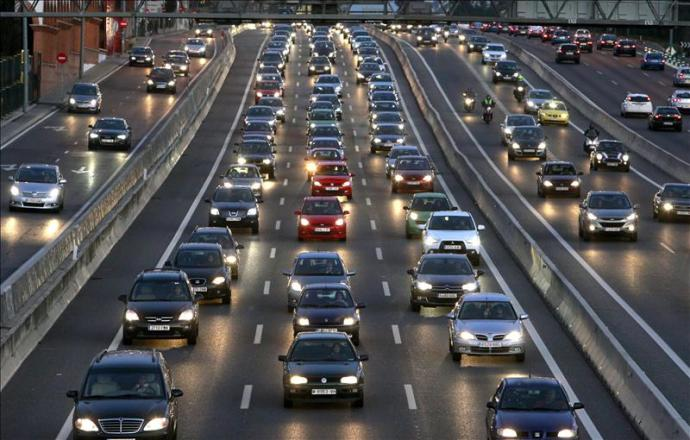
#> input picture data/images/road2.jpg, 690 x 440 px
$ python Tesis.py
#> lines starting #> are read from the running program, lines starting #| are printed output that depends on the picture; after the words box and inside, x2 and y2 are one past the last pixel; in counts of white or black regions, pixels touching at a corner belong together
### predict_road.py
# importing some useful packages
import matplotlib.pyplot as plt
import matplotlib.image as mpimg
import numpy as np
import cv2

def predict_road(path:str):

    # Get all images
#> called with path = './data/images/road2.jpg'
    im = mpimg.imread(path)
#> im is the input picture: shape (440, 690, 3); mean R, G, B 80.9, 79.9, 81.9

    # ----------------GET IMAGE-----------------
    imshape = im.shape
    # [8 lines of commented-out code are left out]
    grayIm = cv2.cvtColor(im, cv2.COLOR_BGR2GRAY)
    # plt.figure(2)
    # plt.imshow(grayIm,cmap='gray')
    # plt.title('Greyscaled image')


    # ------------GAUSSIAN SMOOTHING-----------------
    # Use low pass filter to remove noise. Will remove high freq stuff like noise and edges
    # kernel_size specifies width/height of kernel, should be positive and odd
    # Also specify stand dev in X and Y direction, give zero to calculate from kernel size
    # Can also use average, median, and bilarteral blurring techniques
    kernel_size = 9
    # bigger kernel = more smoothing
    smoothedIm = cv2.GaussianBlur(grayIm, (kernel_size, kernel_size), 0)
    # plt.figure(3)
    # plt.imshow(smoothedIm,cmap='gray')
    # plt.title('Smoothed image')


    # -------------EDGE DETECTION---------------------
    # finds gradient in x,y direction, gradient direction is perpendicular to edges
    # checks pixels in gradient directions to see if they are local maximums, meaning on an edge
    # hysteresis thresholding has min and max value, edges with gradient intensity big enough are edges
    # edges that lie in bewteen are check to see if they connect to edges with intensity greater than max value, then it is considered edge
    # also assumes edges are long lines (not small pixels regions)
    minVal = 60
    maxVal = 150
    edgesIm = cv2.Canny(smoothedIm, minVal, maxVal)
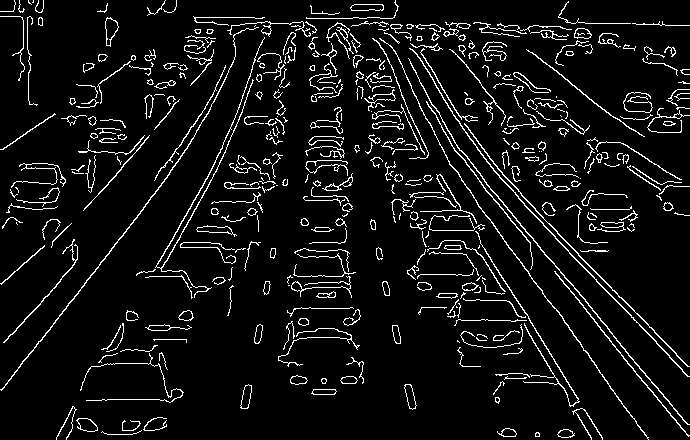
#> edgesIm: shape (440, 690); 7.1% white in thin lines or dots
    # [14 lines of commented-out code are left out]
    vertices = np.array(
        [
            [
                (0, imshape[0]),
                (imshape[1] * 1 / 6, imshape[0] / 4),
                (imshape[1] * 5 / 6, imshape[0] / 4),
                (imshape[1], imshape[0]),
            ]
        ],
        dtype=np.int32,
    )

    # defining a blank mask to start with, 0s with same shape of edgesIm
    mask = np.zeros_like(edgesIm)

    # fill pixels inside the polygon defined by vertices"with the fill color
    color = 255
    cv2.fillPoly(mask, vertices, color)
#> mask: shape (440, 690); 62.6% white; 1 black region, box (x1, y1, x2, y2) and area: (0, 0, 690, 438) 113571

    # show mask
    # plt.figure(5)
    # plt.imshow(mask,cmap='gray')
    # plt.title('Mask')


    # ----------------------APPLY MASK TO IMAGE-------------------------------
    # create image only where mask and edge Detection image are the same
    maskedIm = cv2.bitwise_and(edgesIm, mask)
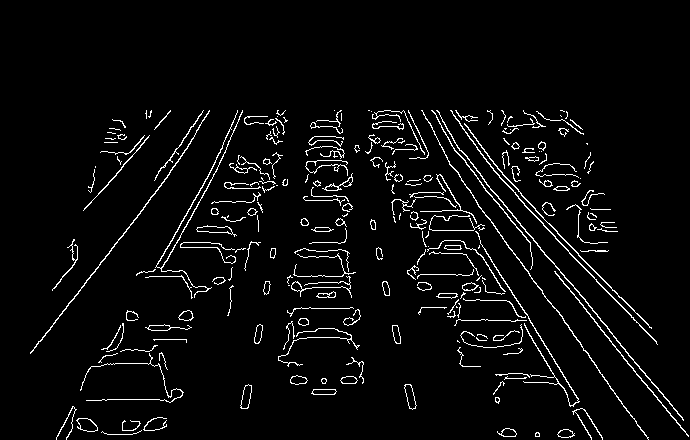
#> maskedIm: shape (440, 690); 4.2% white in thin lines or dots, all inside (x1, y1, x2, y2) = (30, 110, 689, 440)

    # Plot output of mask
    # plt.figure(6)
    # plt.imshow(maskedIm,cmap='gray')
    # plt.title('Masked Image')

    # Plot masked edges image
    maskedIm3Channel = cv2.cvtColor(maskedIm, cv2.COLOR_GRAY2BGR)


    # -----------------------HOUGH LINES------------------------------------
    rho = 2  # distance resolution in pixels of the Hough grid
    theta = np.pi / 180  # angular resolution in radians of the Hough grid
    threshold = 45  # minimum number of votes (intersections in Hough grid cell)
    min_line_len = 40  # minimum number of pixels making up a line
    max_line_gap = 100  # maximum gap in pixels between connectable line segments
    linesAll = cv2.HoughLinesP(
        maskedIm,
        rho,
        theta,
        threshold,
        np.array([]),
        minLineLength=min_line_len,
        maxLineGap=max_line_gap,
    )
#> linesAll = 158 rows, first 6: [447, 137, 683, 419], [449, 141, 688, 436], [56, 438, 237, 123], [395, 111, 591, 438], [432, 110, 656, 342], [449, 164, 648, 439]

    # Rango de pendiente deseado
    min_slope = 1.5  # Pendiente mínima
    max_slope = 10.0  # Pendiente máxima

    lines = []

    if linesAll is not None:
        for line in linesAll:
            x1, y1, x2, y2 = line[0]

            # Evitar división por cero
            if x2 - x1 == 0:
                continue  # Ignorar líneas verticales

            slope = (y2 - y1) / (x2 - x1)

            # Filtrar según el rango de pendientes
            if min_slope <= abs(slope) <= max_slope:
                lines.append(line)
#> this loop made 158 passes
#> (x1, y1, x2, y2, slope) on passes 1 to 3: (447, 137, 683, 419, 1.19), (449, 141, 688, 436, 1.23), (56, 438, 237, 123, -1.74)
#> after the loop, lines = [[[56, 438, 237, 123]], [[395, 111, 591, 438]], [[403, 110, 583, 409]], [[77, 421, 246, 117]], [[66, 439, 231, 129]], [[417, 130, 602, 439]], [[380, 111, 574, 433]], [[371, 144, 561, 437]], [[375, 157, 536, 436]], [[122, 236, 201, 114]], [[144, 429, 276, 118]]]

    # Check if we got more than 1 line
    if lines is not None and len(lines) > 2:
        # Draw all lines onto image
        allLines = np.zeros_like(maskedIm)
        for i in range(len(lines)):
            for x1, y1, x2, y2 in lines[i]:
                cv2.line(allLines, (x1, y1), (x2, y2), (255, 255, 0), 2)  # plot line
#> this loop made 11 passes
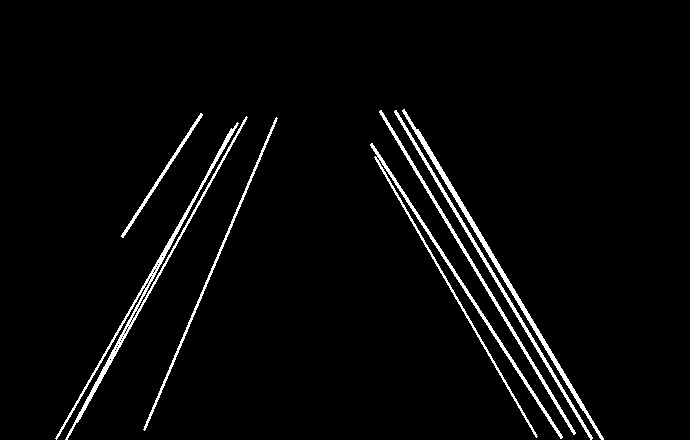
#> allLines: shape (440, 690); 3.3% white; 7 white regions, largest, box (x1, y1, x2, y2) and area: (55, 116, 248, 440) 2350, (370, 143, 563, 439) 1940, (402, 109, 604, 440) 1713

        # Plot all lines found
        # plt.figure(7)
        # plt.imshow(allLines,cmap='gray')
        # plt.title('All Hough Lines Found')

        # -----------------------Separate Lines Intro Positive/Negative Slope--------------------------
        # Separate line segments by their slope to decide left line vs. the right line
        slopePositiveLines = []  # x1 y1 x2 y2 slope
        slopeNegativeLines = []
        yValues = []

        # Loop through all lines
        addedPos = False
        addedNeg = False
        for currentLine in lines:
            # Get points of current Line
            for x1, y1, x2, y2 in currentLine:
                lineLength = ((x2 - x1) ** 2 + (y2 - y1) ** 2) ** 0.5  # get line length
                if lineLength > 30:  # if line is long enough
                    if x2 != x1:  # dont divide by zero
                        slope = (y2 - y1) / (x2 - x1)  # get slope line
                        if slope > 0:
                            # Check angle of line w/ xaxis. dont want vertical/horizontal lines
                            tanTheta = np.tan(
                                (abs(y2 - y1)) / (abs(x2 - x1))
                            )  # tan(theta) value
                            ang = np.arctan(tanTheta) * 180 / np.pi
                            if abs(ang) < 85 and abs(ang) > 20:
                                slopeNegativeLines.append(
                                    [x1, y1, x2, y2, -slope]
                                )  # add positive slope line
                                yValues.append(y1)
                                yValues.append(y2)
                                addedPos = True  # note that we added a positive slope line
                        if slope < 0:
                            # Check angle of line w/ xaxis. dont want vertical/horizontal lines
                            tanTheta = np.tan(
                                (abs(y2 - y1)) / (abs(x2 - x1))
                            )  # tan(theta) value
                            ang = np.arctan(tanTheta) * 180 / np.pi
                            if abs(ang) < 85 and abs(ang) > 20:
                                slopePositiveLines.append(
                                    [x1, y1, x2, y2, -slope]
                                )  # add negative slope line
                                yValues.append(y1)
                                yValues.append(y2)
                                addedNeg = True  # note that we added a negative slope line
#> this loop made 11 passes
#> after the loop, slopeNegativeLines = [[395, 111, 591, 438, -1.67], [403, 110, 583, 409, -1.66], [417, 130, 602, 439, -1.67], [380, 111, 574, 433, -1.66], [375, 157, 536, 436, -1.73]]; slopePositiveLines = [[56, 438, 237, 123, 1.74], [77, 421, 246, 117, 1.8], [66, 439, 231, 129, 1.88], [144, 429, 276, 118, 2.36]]; yValues = [438, 123, 111, 438, 110, 409, 421, 117, 439, 129, 130, 439, 111, 433, 157, 436, 429, 118]

        # If we didn't get any positive lines, go though again and just add any positive slope lines
        if not addedPos:
            for currentLine in lines:
                for x1, y1, x2, y2 in currentLine:
                    slope = (y2 - y1) / (x2 - x1)
                    if slope > 0:
                        # Check angle of line w/ xaxis. dont want vertical/horizontal lines
                        tanTheta = np.tan(
                            (abs(y2 - y1)) / (abs(x2 - x1))
                        )  # tan(theta) value
                        ang = np.arctan(tanTheta) * 180 / np.pi
                        if abs(ang) < 80 and abs(ang) > 15:
                            slopeNegativeLines.append([x1, y1, x2, y2, -slope])
                            yValues.append(y1)
                            yValues.append(y2)

        # If we didn't get any negative lines, go through again and just add any negative slope lines
        if not addedNeg:
            for currentLine in lines:
                for x1, y1, x2, y2 in currentLine:
                    slope = (y2 - y1) / (x2 - x1)
                    if slope < 0:
                        # Check angle of line w/ xaxis. dont want vertical/horizontal lines
                        tanTheta = np.tan(
                            (abs(y2 - y1)) / (abs(x2 - x1))
                        )  # tan(theta) value
                        ang = np.arctan(tanTheta) * 180 / np.pi
                        if abs(ang) < 85 and abs(ang) > 15:
                            slopePositiveLines.append([x1, y1, x2, y2, -slope])
                            yValues.append(y1)
                            yValues.append(y2)

        # if not addedPos or not addedNeg:
        # print('Not enough lines found')

        if not addedPos:
            print("Not enough lines found POS")
        if not addedNeg:
            print("Not enough lines found NEG")

        # ------------------------Get Positive/Negative Slope Averages-----------------------------------
        # Average position of lines and extrapolate to the top and bottom of the lane.
        positiveSlopes = np.asarray(slopePositiveLines)[:, 4]
#> positiveSlopes = [1.74, 1.8, 1.88, 2.36]
        posSlopeMedian = np.median(positiveSlopes)
#> posSlopeMedian = 1.84
        posSlopeStdDev = np.std(positiveSlopes)
#> posSlopeStdDev = 0.243
        posSlopesGood = []
        for slope in positiveSlopes:
            # if abs(slope-posSlopeMedian) < .9:
            if abs(slope - posSlopeMedian) < posSlopeMedian * 0.2:
                posSlopesGood.append(slope)
#> this loop made 4 passes
#> slope on passes 1 to 4: 1.74, 1.8, 1.88, 2.36
#> after the loop, posSlopesGood = [1.74, 1.8, 1.88]
        posSlopeMean = np.mean(np.asarray(posSlopesGood))
#> posSlopeMean = 1.81

        negativeSlopes = np.asarray(slopeNegativeLines)[:, 4]
#> negativeSlopes = [-1.67, -1.66, -1.67, -1.66, -1.73]
        negSlopeMedian = np.median(negativeSlopes)
#> negSlopeMedian = -1.67
        negSlopeStdDev = np.std(negativeSlopes)
#> negSlopeStdDev = 0.0275
        negSlopesGood = []
        for slope in negativeSlopes:
            if abs(slope - negSlopeMedian) < 0.9:
                negSlopesGood.append(slope)
#> this loop made 5 passes
#> slope on passes 1 to 5: -1.67, -1.66, -1.67, -1.66, -1.73
#> after the loop, negSlopesGood = [-1.67, -1.66, -1.67, -1.66, -1.73]
        negSlopeMean = np.mean(np.asarray(negSlopesGood))
#> negSlopeMean = -1.68

        # --------------------------Get Average x Coord When y Coord Of Line = 0----------------------------
        # Positive Lines
        xInterceptPos = []
        for line in slopePositiveLines:
            x1 = line[0]
            y1 = im.shape[0] - line[1]  # y axis is flipped
            slope = line[4]
            yIntercept = y1 - slope * x1
            xIntercept = -yIntercept / slope  # find x intercept based off y = mx+b
            if xIntercept == xIntercept:  # checks for nan
                xInterceptPos.append(xIntercept)  # add x intercept
#> this loop made 4 passes
#> (line, x1, y1, slope, yIntercept, xIntercept) on passes 1 to 4: ([56, 438, 237, 123, 1.74], 56, 2, 1.74, -95.46, 54.85), ([77, 421, 246, 117, 1.8], 77, 19, 1.8, -119.5, 66.44), ([66, 439, 231, 129, 1.88], 66, 1, 1.88, -123, 65.47), ([144, 429, 276, 118, 2.36], 144, 11, 2.36, -328.3, 139.3)
#> after the loop, xInterceptPos = [54.85, 66.44, 65.47, 139.3]

        xIntPosMed = np.median(xInterceptPos)  # get median
#> xIntPosMed = 65.95
        xIntPosGood = []  # if not near median we get rid of that x point
        for line in slopePositiveLines:
            x1 = line[0]
            y1 = im.shape[0] - line[1]
            slope = line[4]
            yIntercept = y1 - slope * x1
            xIntercept = -yIntercept / slope
            if abs(xIntercept - xIntPosMed) < 0.35 * xIntPosMed:  # check if near median
                xIntPosGood.append(xIntercept)
#> after the loop, xIntPosGood = [54.85, 66.44, 65.47]

        xInterceptPosMean = np.mean(
            np.asarray(xIntPosGood)
        )  # average of good x intercepts for positive line
#> xInterceptPosMean = 62.25

        # Negative Lines
        xInterceptNeg = []
        for line in slopeNegativeLines:
            x1 = line[0]
            y1 = im.shape[0] - line[1]
            slope = line[4]
            yIntercept = y1 - slope * x1
            xIntercept = -yIntercept / slope
            if xIntercept == xIntercept:  # check for nan
                xInterceptNeg.append(xIntercept)
#> this loop made 5 passes
#> (line, x1, y1, slope, yIntercept, xIntercept) on passes 1 to 5: ([395, 111, 591, 438, -1.67], 395, 329, -1.67, 988, 592.2), ([403, 110, 583, 409, -1.66], 403, 330, -1.66, 999.4, 601.7), ([417, 130, 602, 439, -1.67], 417, 310, -1.67, 1006.5, 602.6), ([380, 111, 574, 433, -1.66], 380, 329, -1.66, 959.7, 578.2), ([375, 157, 536, 436, -1.73], 375, 283, -1.73, 932.8, 538.3)
#> after the loop, xInterceptNeg = [592.2, 601.7, 602.6, 578.2, 538.3]

        xIntNegMed = np.median(xInterceptNeg)
#> xIntNegMed = 592.2
        xIntNegGood = []
        for line in slopeNegativeLines:
            x1 = line[0]
            y1 = im.shape[0] - line[1]
            slope = line[4]
            yIntercept = y1 - slope * x1
            xIntercept = -yIntercept / slope
            if abs(xIntercept - xIntNegMed) < 0.35 * xIntNegMed:
                xIntNegGood.append(xIntercept)
#> after the loop, xIntNegGood = [592.2, 601.7, 602.6, 578.2, 538.3]

        xInterceptNegMean = np.mean(np.asarray(xIntNegGood))
#> xInterceptNegMean = 582.6

    # ----------------------PLOT LANE LINES------------------------------
    # Need end points of line to draw in. Have x1,y1 (xIntercept,im.shape[1]) where
    # im.shape[1] is the bottom of the image. take y2 as some num (min/max y in the good lines?)
    # then find corresponding x

    # make new black image
    laneLines = np.zeros_like(edgesIm)
    colorLines = im.copy()

    # Positive Slope Line
    slope = posSlopeMean
#> slope = 1.81
    x1 = xInterceptPosMean
#> x1 = 62.25
    y1 = 0
    y2 = imshape[0] - imshape[0] / 4  # pollo
    x2 = (y2 - y1) / slope + x1
#> x2 = 245

    # Plot positive slope line
    x1 = int(round(x1))
#> x1 = 62
    x2 = int(round(x2))
    y1 = int(round(y1))
    y2 = int(round(y2))
    cv2.line(
        laneLines, (x1, im.shape[0] - y1), (x2, imshape[0] - y2), (255, 255, 0), 2
    )  # plot line
#> laneLines: shape (440, 690); 0.3% white in thin lines or dots, all inside (x1, y1, x2, y2) = (62, 109, 247, 440)
    cv2.line(
        colorLines, (x1, im.shape[0] - y1), (x2, imshape[0] - y2), (0, 255, 0), 4
    )  # plot line on color image
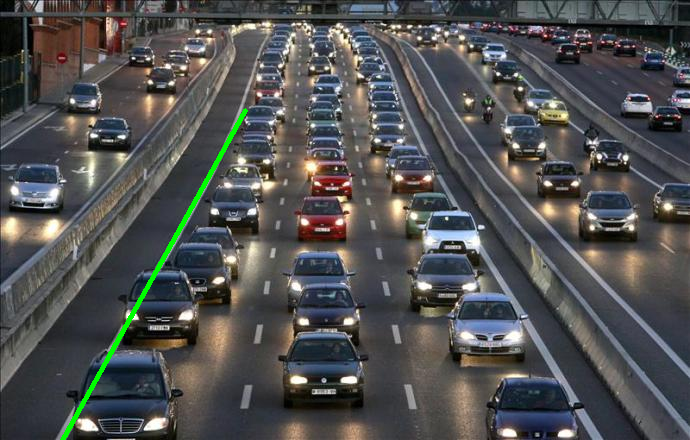
#> colorLines: shape (440, 690, 3); 0.61% of pixels changed, all inside (x1, y1, x2, y2) = (60, 108, 248, 440)

    # Negative Slope Line
    slope = negSlopeMean
#> slope = -1.68
    x1N = xInterceptNegMean
#> x1N = 582.6
    y1N = 0
    x2N = (y2 - y1N) / slope + x1N
#> x2N = 386

    # Plot negative Slope Line
    x1N = int(round(x1N))
#> x1N = 583
    x2N = int(round(x2N))
    y1N = int(round(y1N))
    cv2.line(laneLines, (x1N, imshape[0] - y1N), (x2N, imshape[0] - y2), (255, 255, 0), 2)
#> laneLines: shape (440, 690); 0.73% white in thin lines or dots, all inside (x1, y1, x2, y2) = (62, 109, 585, 440)
    cv2.line(
        colorLines, (x1N, im.shape[0] - y1N), (x2N, imshape[0] - y2), (0, 255, 0), 4
    )  # plot line on color iamge
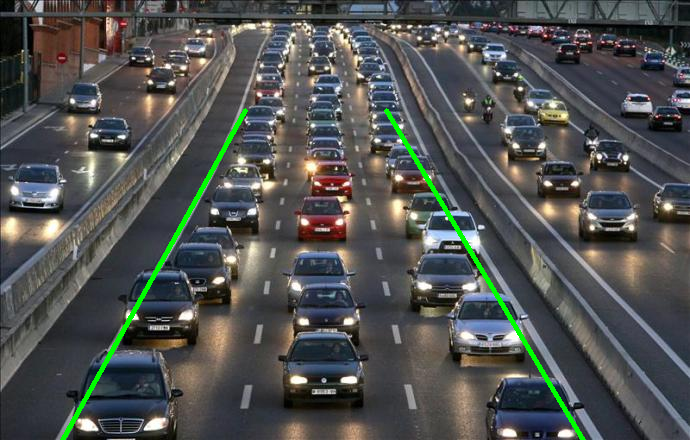
#> colorLines: shape (440, 690, 3); 0.61% of pixels changed, all inside (x1, y1, x2, y2) = (384, 108, 586, 440)

    # [12 lines of commented-out code are left out]
    laneFill = im.copy()
    vertices = np.array(
        [
            [
                (x1, im.shape[0] - y1),
                (x2, im.shape[0] - y2),
                (x2N, imshape[0] - y2),
                (x1N, imshape[0] - y1N),
            ]
        ],
        dtype=np.int32,
    )
#> vertices = [[62, 440], [245, 110], [386, 110], [583, 440]]
    color = [241, 255, 1]
    cv2.fillPoly(laneFill, vertices, color)
    opacity = 0.25
    blendedIm = cv2.addWeighted(laneFill, opacity, im.copy(), 1 - opacity, 0)
    cv2.line(
        blendedIm, (x1, im.shape[0] - y1), (x2, imshape[0] - y2), (0, 255, 0), 4
    )  # plot line on color image
    cv2.line(
        blendedIm, (x1N, im.shape[0] - y1N), (x2N, imshape[0] - y2), (0, 255, 0), 4
    )  # plot line on color image
    b, g, r = cv2.split(blendedIm)  # get bgr channels
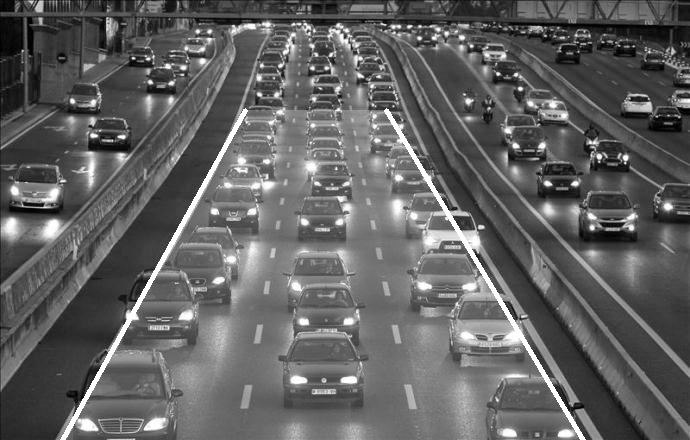
#> g: shape (440, 690); min 0, max 255, mean 97.3
    outputIm = cv2.merge((r, g, b))  # make rgb

    # Plot final output
    # plt.figure(10)
    # plt.imshow(blendedIm)
    # plt.title('Final Output')


    # -------------------------------------pollo mask Image-----------------------------------------
    # Crear una imagen en negro con las mismas dimensiones que la imagen original
    finalMask = np.zeros_like(im, dtype=np.uint8)

    # Dibujar el polígono en blanco en la máscara
    cv2.fillPoly(finalMask, vertices, (255, 255, 255))
#> finalMask: shape (440, 690, 3); 36.1% white; 1 white region, box (x1, y1, x2, y2) and area: (62, 110, 584, 440) 109560

    # Aplicar la máscara sobre la imagen original
    finalMaskedIm = cv2.bitwise_and(im, finalMask)
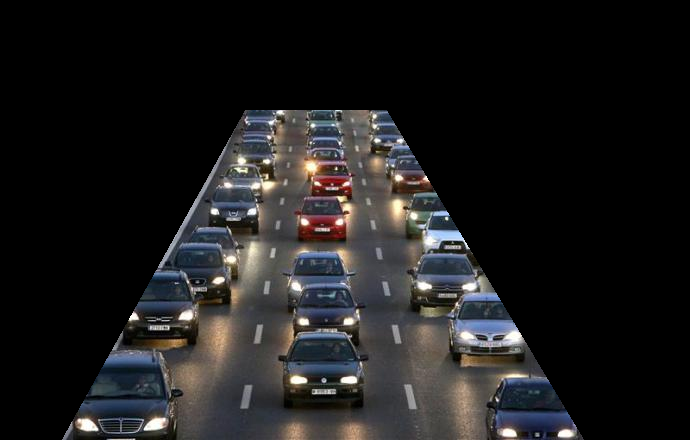
#> finalMaskedIm: shape (440, 690, 3); mean R, G, B 29.6, 28.9, 29.3

    # [12 lines of commented-out code are left out]
    cv2.imwrite("./data/images/finalMask.jpg", finalMask)

    """ fig, axes = plt.subplots(4, 3, figsize=(13, 13))
    images = [
        im,
        grayIm,
        smoothedIm,
        edgesIm,
        mask,
        maskedIm,
        allLines,
        laneLines,
        colorLines,
        blendedIm,
        finalMask,
        finalMaskedIm,
    ]
    names = [
        "im",
        "grayIm",
        "smoothedIm",
        "edgesIm",
        "mask",
        "maskedIm",
        "allLines",
        "laneLines",
        "colorLines",
        "blendedIm",
        "finalMask",
        "finalMaskedIm",
    ]

    for i, ax in enumerate(axes.flat):
        ax.imshow(images[i], cmap="gray")
        ax.axis("on")
        ax.set_title(names[i])

    plt.subplots_adjust(hspace=0.3, wspace=0.3)
    plt.show() """

#predict_road("./data/images/road2.jpg")

### Tesis.py
import detect
import predict_road
import cv2
import matplotlib.image as mpimg
import os


predict_road.predict_road("./data/images/road2.jpg")

for i in range(10):
    im = mpimg.imread("./data/images/road2.jpg")
    # cv2.imshow("Im",im)

    finalMask = mpimg.imread("./data/images/finalMask.jpg")
    # cv2.imshow("finalMask",finalMask)

    # Aplicar la máscara sobre la imagen original
    finalMaskedIm = cv2.bitwise_and(im, finalMask)
    # cv2.imwrite("./data/images/finalMaskedIm.jpg", finalMaskedIm)
    # cv2.imshow("finalMaskedIm",finalMaskedIm)

    detect.run(
        weights="./yolov9-t-converted.pt",
        source="./data/images/finalMaskedIm.jpg",
        classes=[2, 5, 7],  # Lista de enteros, no cadena
        save_txt=True,  # Asegúrate de pasar un valor booleano
        imgsz=(640, 640),
        conf_thres=0.2,
        device="cpu",
        exist_ok=True,  # Asegúrate de pasar un valor booleano
    )
#> (this line was passed over: detect is not available in this run)

    # cv2.imshow("Detect",cv2.imread('./runs/detect/exp/finalMaskedIm.jpg'))
    # cv2.waitKey(0)

#> (the run stopped early here; a loop or call above may not have finished)
